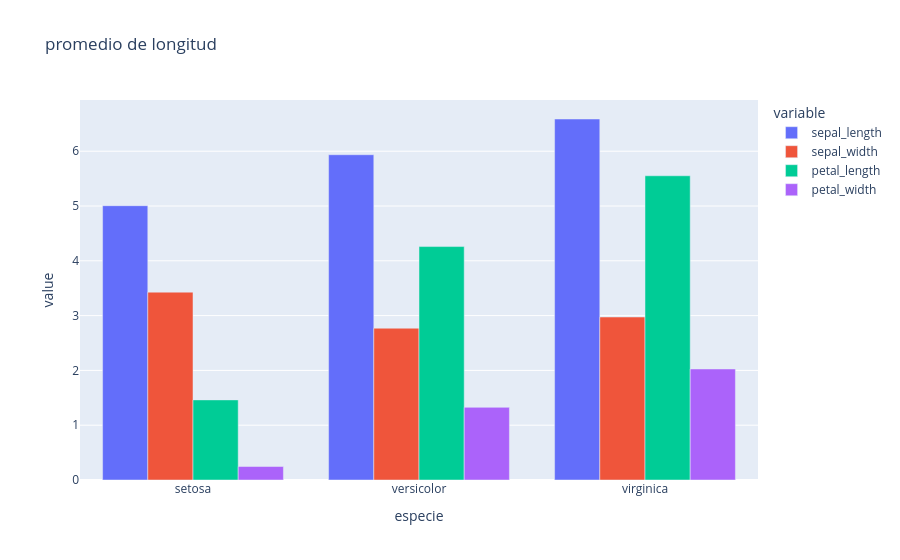

Here is the notebook cell this chart was saved with:
### Code cell
# 6. Comparación de promedios de las cuatro medidas
# Calcula, para cada especie, el promedio de `sepal_length`, `sepal_width`, `petal_length` y `petal_width`.
# Transforma el resultado a formato largo y crea un gráfico de barras agrupadas que permita comparar las
# cuatro variables entre especies.
# Conceptos a practicar: groupby, melt y barras agrupadas.

promedios= df.groupby("species", as_index=False)[["sepal_length", "sepal_width",'petal_length', 'petal_width']].mean()
promedios
fig=px.bar(
    promedios,
    x="species",
    y=["sepal_length", "sepal_width",'petal_length', 'petal_width'],
    barmode="group",
    title="promedio de longitud",
    labels={"species":"especie","sepal_length":"longitud de petalo"}
)
fig.show()

### Figure 1 — Plotly figure (JSON) as saved in the notebook; plotly's stock layout.template omitted (floating-point values rounded to 4 significant figures)
{"data": [{"alignmentgroup": "True", "hovertemplate": "variable=sepal_length<br>especie=%{x}<br>value=%{y}<extra></extra>", "legendgroup": "sepal_length", "marker": {"color": "#636efa", "pattern": {"shape": ""}}, "name": "sepal_length", "offsetgroup": "sepal_length", "orientation": "v", "showlegend": true, "textposition": "auto", "type": "bar", "x": ["setosa", "versicolor", "virginica"], "xaxis": "x", "y": [5.006, 5.936, 6.588], "yaxis": "y"}, {"alignmentgroup": "True", "hovertemplate": "variable=sepal_width<br>especie=%{x}<br>value=%{y}<extra></extra>", "legendgroup": "sepal_width", "marker": {"color": "#EF553B", "pattern": {"shape": ""}}, "name": "sepal_width", "offsetgroup": "sepal_width", "orientation": "v", "showlegend": true, "textposition": "auto", "type": "bar", "x": ["setosa", "versicolor", "virginica"], "xaxis": "x", "y": [3.428, 2.77, 2.974], "yaxis": "y"}, {"alignmentgroup": "True", "hovertemplate": "variable=petal_length<br>especie=%{x}<br>value=%{y}<extra></extra>", "legendgroup": "petal_length", "marker": {"color": "#00cc96", "pattern": {"shape": ""}}, "name": "petal_length", "offsetgroup": "petal_length", "orientation": "v", "showlegend": true, "textposition": "auto", "type": "bar", "x": ["setosa", "versicolor", "virginica"], "xaxis": "x", "y": [1.462, 4.26, 5.552], "yaxis": "y"}, {"alignmentgroup": "True", "hovertemplate": "variable=petal_width<br>especie=%{x}<br>value=%{y}<extra></extra>", "legendgroup": "petal_width", "marker": {"color": "#ab63fa", "pattern": {"shape": ""}}, "name": "petal_width", "offsetgroup": "petal_width", "orientation": "v", "showlegend": true, "textposition": "auto", "type": "bar", "x": ["setosa", "versicolor", "virginica"], "xaxis": "x", "y": [0.246, 1.326, 2.026], "yaxis": "y"}], "layout": {"barmode": "group", "legend": {"title": {"text": "variable"}, "tracegroupgap": 0}, "title": {"text": "promedio de longitud"}, "xaxis": {"anchor": "y", "domain": [0, 1], "title": {"text": "especie"}}, "yaxis": {"anchor": "x", "domain": [0, 1], "title": {"text": "value"}}}}
